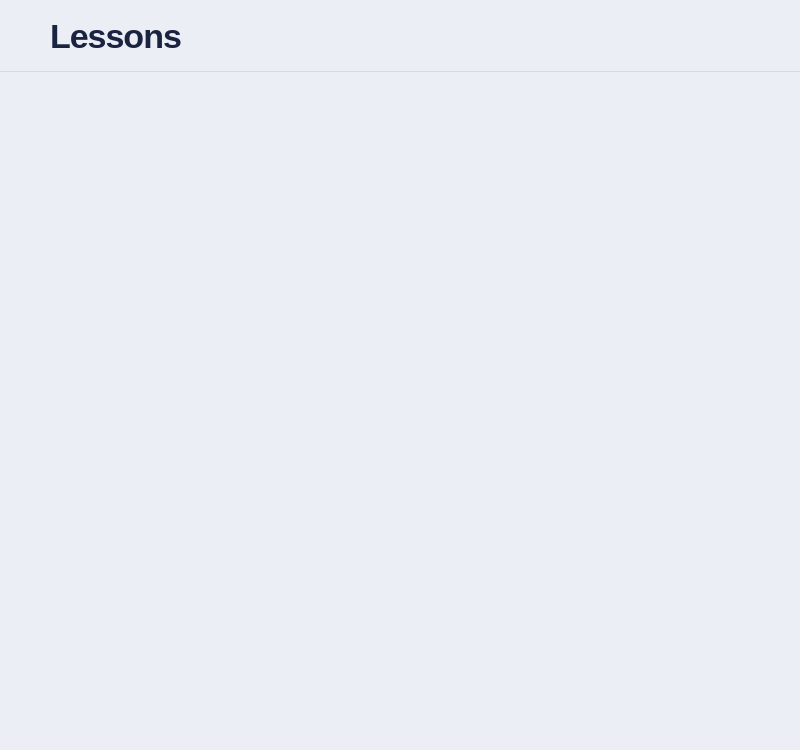
<?xml version="1.0" encoding="UTF-8"?>
<ui version="4.0">
 <class>Lessons</class>
 <widget class="QWidget" name="Lessons">
  <property name="geometry"><rect><x>0</x><y>0</y><width>800</width><height>750</height></rect></property>
  <property name="styleSheet">
   <string notr="true">
QWidget#Lessons { background-color: #eceef5; }
QWidget#lessonsHeader { background-color: #eceef5; border-bottom: 1px solid #d4d8ea; }
QLabel#labelLessonsTitle { color: #1a2440; font-size: 34px; font-weight: 700; letter-spacing: -1px; }
QScrollArea { background-color: #eceef5; border: none; }
QScrollBar:vertical { background: #eceef5; width: 8px; border-radius: 4px; }
QScrollBar::handle:vertical { background: #c0c8e0; border-radius: 4px; min-height: 30px; }
QScrollBar::add-line:vertical, QScrollBar::sub-line:vertical { height: 0; }
QWidget#scrollContents { background-color: #eceef5; }
   </string>
  </property>
  <layout class="QVBoxLayout" name="lessonsMainLayout">
   <property name="spacing"><number>0</number></property>
   <property name="leftMargin"><number>0</number></property>
   <property name="topMargin"><number>0</number></property>
   <property name="rightMargin"><number>0</number></property>
   <property name="bottomMargin"><number>0</number></property>
   <item>
    <widget class="QWidget" name="lessonsHeader" native="true">
     <property name="minimumSize"><size><width>0</width><height>72</height></size></property>
     <property name="maximumSize"><size><width>16777215</width><height>72</height></size></property>
     <layout class="QHBoxLayout" name="lessonsHeaderLayout">
      <property name="leftMargin"><number>50</number></property>
      <property name="topMargin"><number>0</number></property>
      <property name="rightMargin"><number>50</number></property>
      <property name="bottomMargin"><number>0</number></property>
      <item><widget class="QLabel" name="labelLessonsTitle"><property name="text"><string>Lessons</string></property></widget></item>
      <item><spacer name="lessonsHeaderSpacer"><property name="orientation"><enum>Qt::Orientation::Horizontal</enum></property><property name="sizeHint" stdset="0"><size><width>40</width><height>20</height></size></property></spacer></item>
      
     </layout>
    </widget>
   </item>
   <item>
    <widget class="QScrollArea" name="scrollAreaLessons">
     <property name="widgetResizable"><bool>true</bool></property>
     <property name="frameShape"><enum>QFrame::Shape::NoFrame</enum></property>
     <widget class="QWidget" name="scrollContents">
      <property name="geometry"><rect><x>0</x><y>0</y><width>800</width><height>600</height></rect></property>
      <layout class="QVBoxLayout" name="layoutDecksContent">
       <property name="spacing"><number>10</number></property>
       <property name="leftMargin"><number>50</number></property>
       <property name="topMargin"><number>20</number></property>
       <property name="rightMargin"><number>50</number></property>
       <property name="bottomMargin"><number>30</number></property>
      </layout>
     </widget>
    </widget>
   </item>
  </layout>
 </widget>
 <resources><include location="../../assets/icons.qrc"/></resources>
 <connections/>
</ui>
